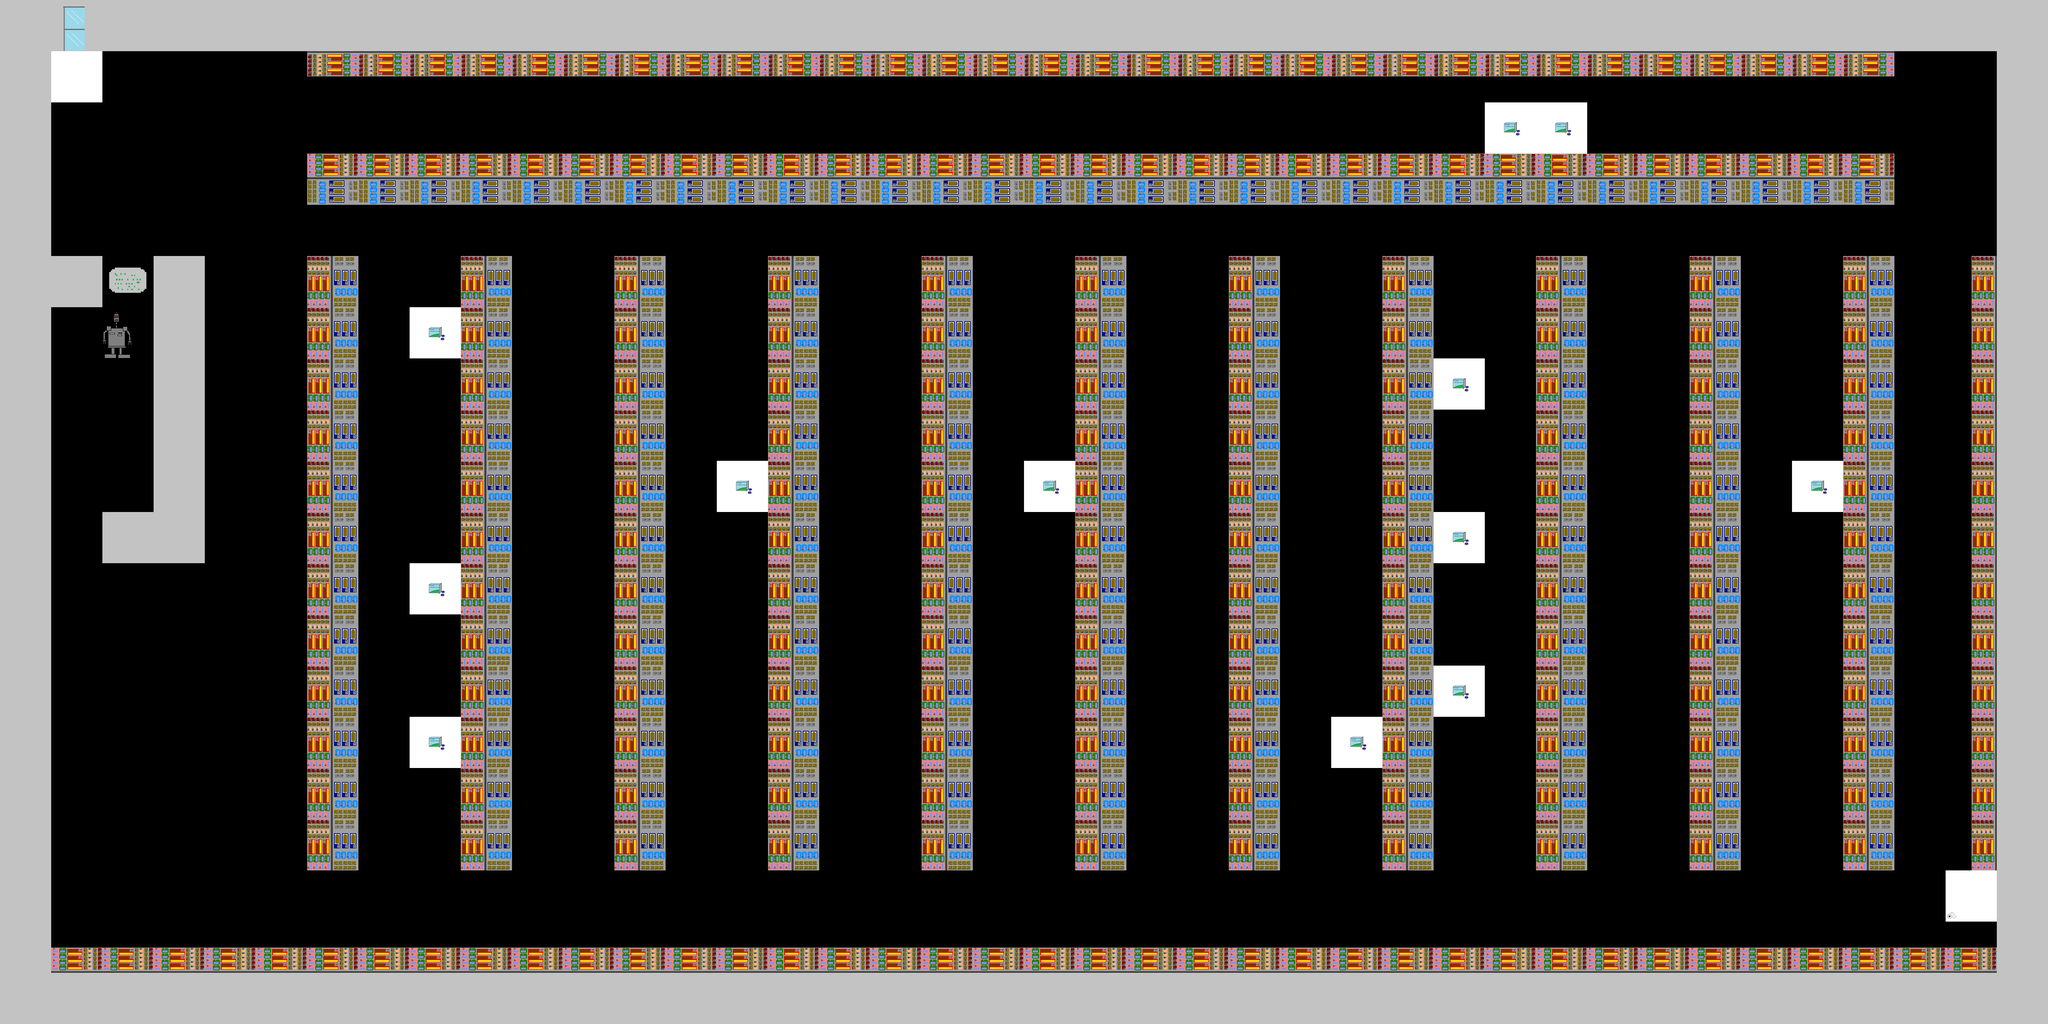

A 2D game scene composited from a Tiled map and its tileset images. What follows is a short description and the map's XML, with each tile layer's data collapsed to a summary:
An orthogonal 40x20 tile map with 128x128 px tiles, 5 tile layers (Finished_Event, Dialogue_Events, Background, walls, ...), 2 tilesets.

<map version="1.4" tiledversion="1.4.0" orientation="orthogonal" renderorder="right-down" width="40" height="20" tilewidth="128" tileheight="128" infinite="0" nextlayerid="6" nextobjectid="1">
 <tileset firstgid="1" name="my_tiles" tilewidth="128" tileheight="128" tilecount="10" columns="0">
  <grid orientation="orthogonal" width="1" height="1" />
  <tile id="0">
   <image width="128" height="128" source="wallTile.png" />
  </tile>
  <tile id="1">
   <image width="128" height="128" source="Door.png" />
  </tile>
  <tile id="2">
   <image width="128" height="128" source="aisle_top1.png" />
  </tile>
  <tile id="3">
   <image width="128" height="128" source="aisle_top2.png" />
  </tile>
  <tile id="4">
   <image width="128" height="128" source="aisle_top3.png" />
  </tile>
  <tile id="5">
   <image width="128" height="128" source="aisle_top4.png" />
  </tile>
  <tile id="6">
   <image width="128" height="128" source="aisle_top6.png" />
  </tile>
  <tile id="7">
   <image width="128" height="128" source="computer.png" />
  </tile>
  <tile id="8">
   <image width="74" height="116" source="robot.png" />
  </tile>
  <tile id="9">
   <image width="128" height="128" source="DollarStore_Tile.png" />
  </tile>
 </tileset>
 <tileset firstgid="11" source="Dialogue_Events.tsx" />
 <layer id="5" name="Finished_Event" width="40" height="20">
  <data>[800 cells, 0 non-empty, 0 distinct tile ids]</data>
 </layer>
 <layer id="4" name="Dialogue_Events" width="40" height="20">
  <data>[800 cells, 14 non-empty, 3 distinct tile ids]</data>
 </layer>
 <layer id="2" name="Background" width="40" height="20">
  <data>[800 cells, 2 non-empty, 2 distinct tile ids]</data>
 </layer>
 <layer id="1" name="walls" width="40" height="20">
  <data>[800 cells, 368 non-empty, 7 distinct tile ids]</data>
 </layer>
 <layer id="3" name="doors" width="40" height="20">
  <data>[800 cells, 1 non-empty, 1 distinct tile ids]</data>
 </layer>
</map>
